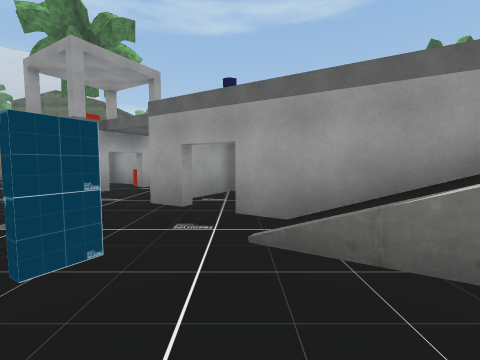
View 1 (above)

16 first-person views from a walk through a 3-D level made in the Unity game engine. The camera is 1.4 m above the floor, tilts 4° down and sees 90° across. The floor is counted in squares, 2 m on a side. Each view is taken from the middle of a square. On the plan, view 1 faces up. The plan holds only what a view shows up to about 9 squares ahead; the rest is blank. The place goes on beyond the plan. The player character is not drawn. Some surface patterns are stand-ins.

View 2
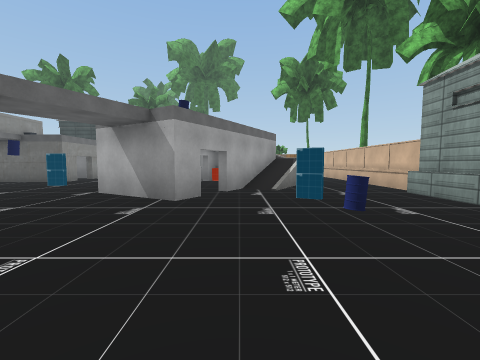

View 3
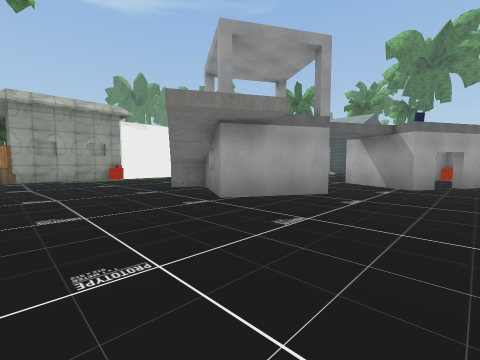

View 4
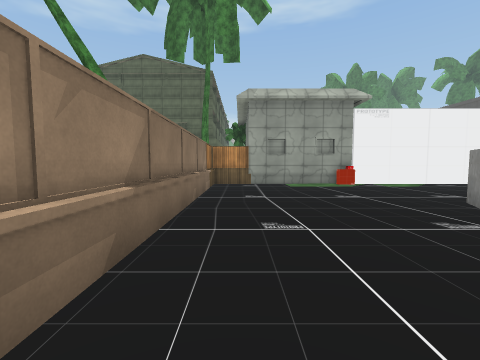

View 5
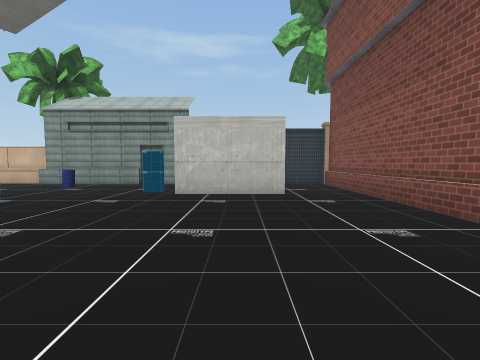

View 6
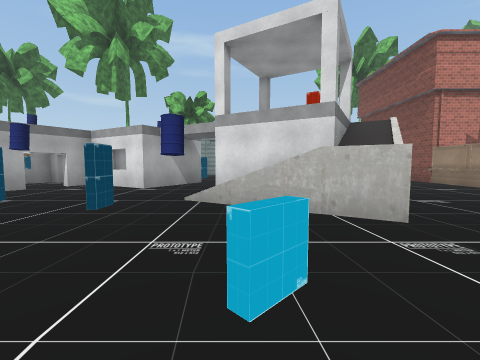

View 7
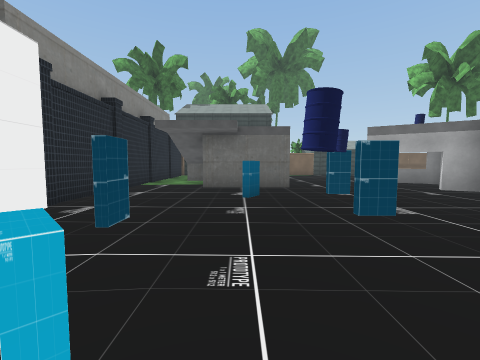

View 8
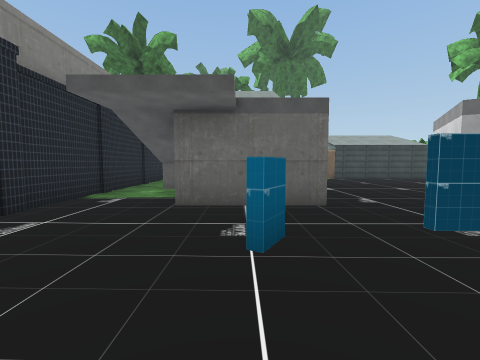

View 9
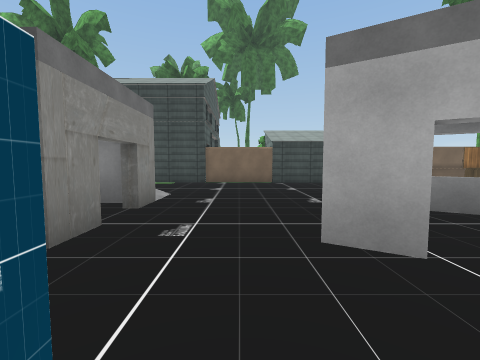

View 10
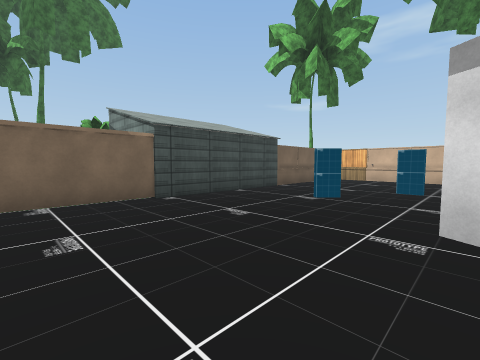

View 11
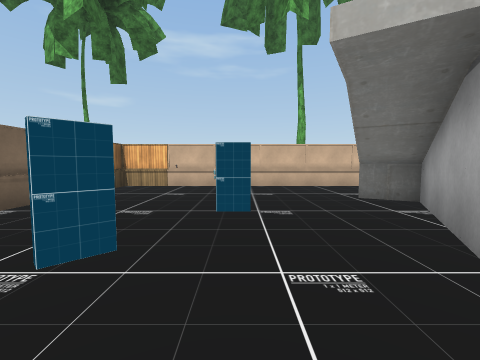

View 12
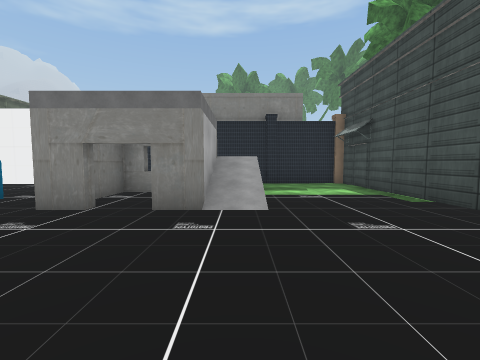

View 13
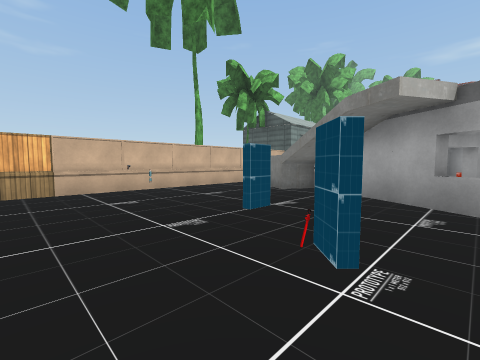

View 14
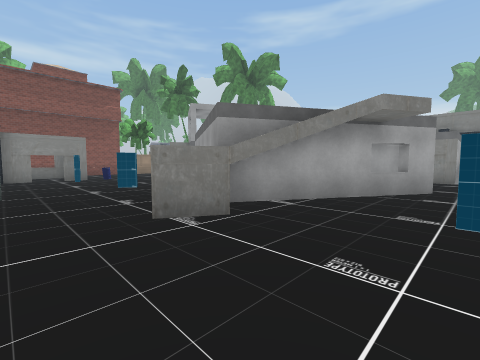

View 15
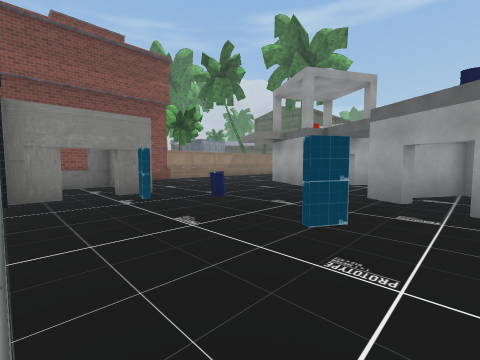

View 16
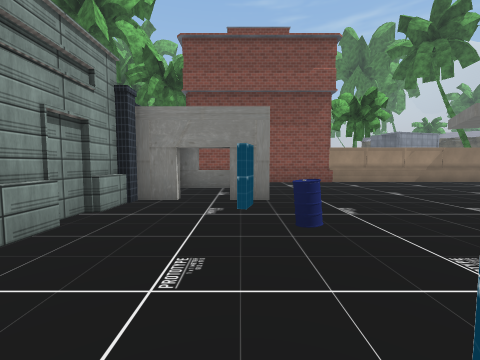

### Floor plan
Key: @ floor where view 1 was taken; # wall or solid block; . main floor; : floor 1 m higher than the main floor; + floor 2 m higher than the main floor; / step, stairs or slope; = window, fence, low wall or low ledge; B building; A barrel; T tree; F fence; O other object.
Columns run from 10 left of view 1 to 10 right of it. Each row starts with its distance up from view 1.
 15           #####  ####
 14 FF#########...####.O#
 13 #..............+/...#
 12 #......=.....BB  ...#
 11 #..........#.B.B ...#
 10 #....//.A....B.B/...#
  9 #....BB:.#..#.......#
  8 #....BB ............#
  7 #...BB B.....BB.....#
  6 #....BB..BBB..BB....#
  5 #........B.B .BB....#
  4 #........B.. #B..O..#
  3 #.........BBBB..#...#
  2 #.BBB..A.#//BB......#
  1 #.B.B#......B#......#
  0 #.B.......@......#..#
 -1 O##  #.###..........F
 -2      ### #####T######

Where each view was taken, in squares from view 1:
view 1: 0 up, 0 right, facing up
view 2: 3 up, 6 left, facing right
view 3: 3 up, 9 left, facing up-right
view 4: 6 up, 9 left, facing up
view 5: 7 up, 7 left, facing down
view 6: 13 up, 3 left, facing down
view 7: 11 up, 4 left, facing right
view 8: 11 up, 1 left, facing right
view 9: 8 up, 1 right, facing right
view 10: 9 up, 5 right, facing down-right
view 11: 6 up, 6 right, facing down
view 12: 6 up, 6 right, facing up
view 13: 5 up, 9 right, facing down-left
view 14: 1 down, 6 right, facing up-left
view 15: 1 down, 0 right, facing up-left
view 16: 1 up, 1 left, facing left
